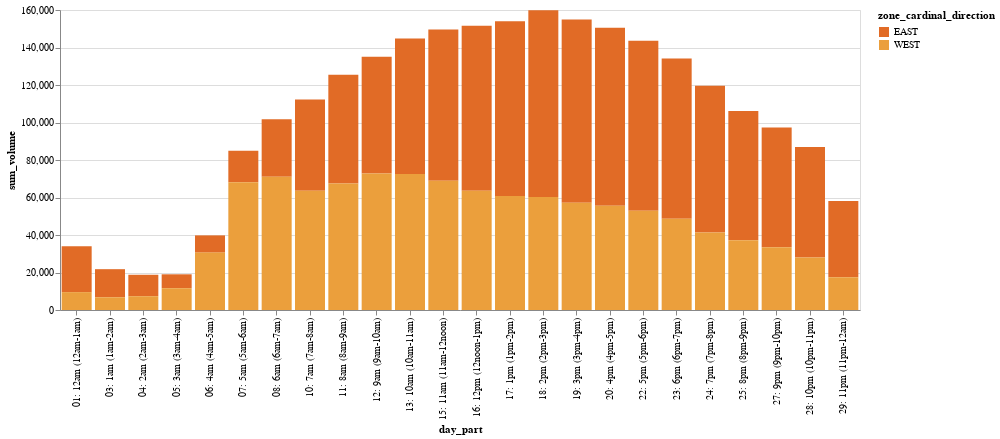

The code cell stored with this chart in its notebook:
### Code cell
chart = (
        alt.Chart(sl_hourly_agg)
        .mark_bar()
        .encode(
            x=alt.X("day_part"),
            y=alt.Y("sum_volume"),
            color=alt.Color("zone_cardinal_direction", scale=alt.Scale(range = cp.CALITP_DIVERGING_COLORS,
            domain=sl_hourly_agg["zone_cardinal_direction"].unique().tolist())
            ),
            tooltip=sl_hourly_agg.columns.tolist(),
            )
      .properties(
    width=800,
    height=300)
        )
chart

### Figure 1 — Vega-Lite specification as saved in the notebook (floating-point values rounded to 4 significant figures)
{"config": {"view": {"continuousWidth": 300, "continuousHeight": 300}}, "data": {"name": "data-3fba12efdf354b7883c43d7d9e4ce13e"}, "mark": {"type": "bar"}, "encoding": {"color": {"field": "zone_cardinal_direction", "scale": {"domain": ["EAST", "WEST"], "range": ["#E16B26", "#EB9F3C", "#f6e7e1", "#8CBCCB", "#2EA8CE", "#136C97"]}, "type": "nominal"}, "tooltip": [{"field": "zone_cardinal_direction", "type": "nominal"}, {"field": "day_type", "type": "nominal"}, {"field": "day_part", "type": "nominal"}, {"field": "avg_speed", "type": "quantitative"}, {"field": "avg_travel_time", "type": "quantitative"}, {"field": "avg_volume", "type": "quantitative"}, {"field": "sum_volume", "type": "quantitative"}], "x": {"field": "day_part", "type": "nominal"}, "y": {"field": "sum_volume", "type": "quantitative"}}, "height": 300, "width": 800, "$schema": "https://vega.github.io/schema/vega-lite/v5.14.1.json", "datasets": {"data-3fba12efdf354b7883c43d7d9e4ce13e": [{"zone_cardinal_direction": "EAST", "day_type": "0: All Days (M-Su)", "day_part": "01: 12am (12am-1am)", "avg_speed": 64.5, "avg_travel_time": 27.0, "avg_volume": 2453.0, "sum_volume": 24526}, {"zone_cardinal_direction": "EAST", "day_type": "0: All Days (M-Su)", "day_part": "03: 1am (1am-2am)", "avg_speed": 66.1, "avg_travel_time": 26.3, "avg_volume": 1498.0, "sum_volume": 14981}, {"zone_cardinal_direction": "EAST", "day_type": "0: All Days (M-Su)", "day_part": "04: 2am (2am-3am)", "avg_speed": 66.1, "avg_travel_time": 26.1, "avg_volume": 1143.0, "sum_volume": 11433}, {"zone_cardinal_direction": "EAST", "day_type": "0: All Days (M-Su)", "day_part": "05: 3am (3am-4am)", "avg_speed": 66.7, "avg_travel_time": 25.6, "avg_volume": 741.0, "sum_volume": 7410}, {"zone_cardinal_direction": "EAST", "day_type": "0: All Days (M-Su)", "day_part": "06: 4am (4am-5am)", "avg_speed": 67.8, "avg_travel_time": 25.4, "avg_volume": 919.5, "sum_volume": 9195}, {"zone_cardinal_direction": "EAST", "day_type": "0: All Days (M-Su)", "day_part": "07: 5am (5am-6am)", "avg_speed": 68.0, "avg_travel_time": 25.2, "avg_volume": 1677.0, "sum_volume": 16771}, {"zone_cardinal_direction": "EAST", "day_type": "0: All Days (M-Su)", "day_part": "08: 6am (6am-7am)", "avg_speed": 66.4, "avg_travel_time": 26.1, "avg_volume": 3067.0, "sum_volume": 30670}, {"zone_cardinal_direction": "EAST", "day_type": "0: All Days (M-Su)", "day_part": "10: 7am (7am-8am)", "avg_speed": 63.2, "avg_travel_time": 27.7, "avg_volume": 4861.0, "sum_volume": 48614}, {"zone_cardinal_direction": "EAST", "day_type": "0: All Days (M-Su)", "day_part": "11: 8am (8am-9am)", "avg_speed": 61.7, "avg_travel_time": 28.2, "avg_volume": 5792.0, "sum_volume": 57917}, {"zone_cardinal_direction": "EAST", "day_type": "0: All Days (M-Su)", "day_part": "12: 9am (9am-10am)", "avg_speed": 60.7, "avg_travel_time": 28.8, "avg_volume": 6218.0, "sum_volume": 62181}, {"zone_cardinal_direction": "EAST", "day_type": "0: All Days (M-Su)", "day_part": "13: 10am (10am-11am)", "avg_speed": 59.3, "avg_travel_time": 29.5, "avg_volume": 7219.0, "sum_volume": 72186}, {"zone_cardinal_direction": "EAST", "day_type": "0: All Days (M-Su)", "day_part": "15: 11am (11am-12noon)", "avg_speed": 58.2, "avg_travel_time": 30.2, "avg_volume": 8069.0, "sum_volume": 80693}, {"zone_cardinal_direction": "EAST", "day_type": "0: All Days (M-Su)", "day_part": "16: 12pm (12noon-1pm)", "avg_speed": 57.5, "avg_travel_time": 31.7, "avg_volume": 8800.0, "sum_volume": 88003}, {"zone_cardinal_direction": "EAST", "day_type": "0: All Days (M-Su)", "day_part": "17: 1pm (1pm-2pm)", "avg_speed": 54.8, "avg_travel_time": 33.6, "avg_volume": 9319.0, "sum_volume": 93189}, {"zone_cardinal_direction": "EAST", "day_type": "0: All Days (M-Su)", "day_part": "18: 2pm (2pm-3pm)", "avg_speed": 51.1, "avg_travel_time": 36.3, "avg_volume": 9953.0, "sum_volume": 99528}, {"zone_cardinal_direction": "EAST", "day_type": "0: All Days (M-Su)", "day_part": "19: 3pm (3pm-4pm)", "avg_speed": 48.5, "avg_travel_time": 38.6, "avg_volume": 9779.0, "sum_volume": 97789}, {"zone_cardinal_direction": "EAST", "day_type": "0: All Days (M-Su)", "day_part": "20: 4pm (4pm-5pm)", "avg_speed": 48.0, "avg_travel_time": 39.4, "avg_volume": 9494.0, "sum_volume": 94943}, {"zone_cardinal_direction": "EAST", "day_type": "0: All Days (M-Su)", "day_part": "22: 5pm (5pm-6pm)", "avg_speed": 47.4, "avg_travel_time": 39.5, "avg_volume": 9071.0, "sum_volume": 90712}, {"zone_cardinal_direction": "EAST", "day_type": "0: All Days (M-Su)", "day_part": "23: 6pm (6pm-7pm)", "avg_speed": 49.0, "avg_travel_time": 37.6, "avg_volume": 8538.0, "sum_volume": 85381}, {"zone_cardinal_direction": "EAST", "day_type": "0: All Days (M-Su)", "day_part": "24: 7pm (7pm-8pm)", "avg_speed": 54.2, "avg_travel_time": 33.3, "avg_volume": 7829.0, "sum_volume": 78294}, {"zone_cardinal_direction": "EAST", "day_type": "0: All Days (M-Su)", "day_part": "25: 8pm (8pm-9pm)", "avg_speed": 57.7, "avg_travel_time": 30.9, "avg_volume": 6893.0, "sum_volume": 68932}, {"zone_cardinal_direction": "EAST", "day_type": "0: All Days (M-Su)", "day_part": "27: 9pm (9pm-10pm)", "avg_speed": 59.3, "avg_travel_time": 29.4, "avg_volume": 6384.0, "sum_volume": 63835}, {"zone_cardinal_direction": "EAST", "day_type": "0: All Days (M-Su)", "day_part": "28: 10pm (10pm-11pm)", "avg_speed": 59.9, "avg_travel_time": 29.1, "avg_volume": 5890.0, "sum_volume": 58898}, {"zone_cardinal_direction": "EAST", "day_type": "0: All Days (M-Su)", "day_part": "29: 11pm (11pm-12am)", "avg_speed": 61.9, "avg_travel_time": 28.2, "avg_volume": 4074.0, "sum_volume": 40741}, {"zone_cardinal_direction": "WEST", "day_type": "0: All Days (M-Su)", "day_part": "01: 12am (12am-1am)", "avg_speed": 66.67, "avg_travel_time": 28.44, "avg_volume": 1058.0, "sum_volume": 9519}, {"zone_cardinal_direction": "WEST", "day_type": "0: All Days (M-Su)", "day_part": "03: 1am (1am-2am)", "avg_speed": 66.78, "avg_travel_time": 28.44, "avg_volume": 754.4, "sum_volume": 6790}, {"zone_cardinal_direction": "WEST", "day_type": "0: All Days (M-Su)", "day_part": "04: 2am (2am-3am)", "avg_speed": 67.89, "avg_travel_time": 27.56, "avg_volume": 817.6, "sum_volume": 7358}, {"zone_cardinal_direction": "WEST", "day_type": "0: All Days (M-Su)", "day_part": "05: 3am (3am-4am)", "avg_speed": 68.11, "avg_travel_time": 27.89, "avg_volume": 1291.0, "sum_volume": 11623}, {"zone_cardinal_direction": "WEST", "day_type": "0: All Days (M-Su)", "day_part": "06: 4am (4am-5am)", "avg_speed": 68.56, "avg_travel_time": 27.67, "avg_volume": 3400.0, "sum_volume": 30601}, {"zone_cardinal_direction": "WEST", "day_type": "0: All Days (M-Su)", "day_part": "07: 5am (5am-6am)", "avg_speed": 56.89, "avg_travel_time": 34.11, "avg_volume": 7572.0, "sum_volume": 68145}, {"zone_cardinal_direction": "WEST", "day_type": "0: All Days (M-Su)", "day_part": "08: 6am (6am-7am)", "avg_speed": 45.22, "avg_travel_time": 43.56, "avg_volume": 7903.0, "sum_volume": 71123}, {"zone_cardinal_direction": "WEST", "day_type": "0: All Days (M-Su)", "day_part": "10: 7am (7am-8am)", "avg_speed": 40.89, "avg_travel_time": 48.56, "avg_volume": 7073.0, "sum_volume": 63658}, {"zone_cardinal_direction": "WEST", "day_type": "0: All Days (M-Su)", "day_part": "11: 8am (8am-9am)", "avg_speed": 43.22, "avg_travel_time": 47.56, "avg_volume": 7499.0, "sum_volume": 67494}, {"zone_cardinal_direction": "WEST", "day_type": "0: All Days (M-Su)", "day_part": "12: 9am (9am-10am)", "avg_speed": 45.78, "avg_travel_time": 46.11, "avg_volume": 8092.0, "sum_volume": 72832}, {"zone_cardinal_direction": "WEST", "day_type": "0: All Days (M-Su)", "day_part": "13: 10am (10am-11am)", "avg_speed": 47.11, "avg_travel_time": 44.67, "avg_volume": 8061.0, "sum_volume": 72549}, {"zone_cardinal_direction": "WEST", "day_type": "0: All Days (M-Su)", "day_part": "15: 11am (11am-12noon)", "avg_speed": 48.33, "avg_travel_time": 44.89, "avg_volume": 7663.0, "sum_volume": 68963}, {"zone_cardinal_direction": "WEST", "day_type": "0: All Days (M-Su)", "day_part": "16: 12pm (12noon-1pm)", "avg_speed": 50.56, "avg_travel_time": 42.67, "avg_volume": 7071.0, "sum_volume": 63641}, {"zone_cardinal_direction": "WEST", "day_type": "0: All Days (M-Su)", "day_part": "17: 1pm (1pm-2pm)", "avg_speed": 52.22, "avg_travel_time": 40.56, "avg_volume": 6757.0, "sum_volume": 60813}, {"zone_cardinal_direction": "WEST", "day_type": "0: All Days (M-Su)", "day_part": "18: 2pm (2pm-3pm)", "avg_speed": 51.67, "avg_travel_time": 41.44, "avg_volume": 6703.0, "sum_volume": 60323}, {"zone_cardinal_direction": "WEST", "day_type": "0: All Days (M-Su)", "day_part": "19: 3pm (3pm-4pm)", "avg_speed": 51.0, "avg_travel_time": 43.11, "avg_volume": 6352.0, "sum_volume": 57164}, {"zone_cardinal_direction": "WEST", "day_type": "0: All Days (M-Su)", "day_part": "20: 4pm (4pm-5pm)", "avg_speed": 47.0, "avg_travel_time": 47.67, "avg_volume": 6175.0, "sum_volume": 55571}, {"zone_cardinal_direction": "WEST", "day_type": "0: All Days (M-Su)", "day_part": "22: 5pm (5pm-6pm)", "avg_speed": 39.89, "avg_travel_time": 54.22, "avg_volume": 5875.0, "sum_volume": 52877}, {"zone_cardinal_direction": "WEST", "day_type": "0: All Days (M-Su)", "day_part": "23: 6pm (6pm-7pm)", "avg_speed": 43.0, "avg_travel_time": 51.56, "avg_volume": 5412.0, "sum_volume": 48710}, {"zone_cardinal_direction": "WEST", "day_type": "0: All Days (M-Su)", "day_part": "24: 7pm (7pm-8pm)", "avg_speed": 56.11, "avg_travel_time": 37.89, "avg_volume": 4595.0, "sum_volume": 41353}, {"zone_cardinal_direction": "WEST", "day_type": "0: All Days (M-Su)", "day_part": "25: 8pm (8pm-9pm)", "avg_speed": 60.78, "avg_travel_time": 33.11, "avg_volume": 4138.0, "sum_volume": 37246}, {"zone_cardinal_direction": "WEST", "day_type": "0: All Days (M-Su)", "day_part": "27: 9pm (9pm-10pm)", "avg_speed": 61.56, "avg_travel_time": 31.89, "avg_volume": 3719.0, "sum_volume": 33469}, {"zone_cardinal_direction": "WEST", "day_type": "0: All Days (M-Su)", "day_part": "28: 10pm (10pm-11pm)", "avg_speed": 63.33, "avg_travel_time": 30.67, "avg_volume": 3115.0, "sum_volume": 28035}, {"zone_cardinal_direction": "WEST", "day_type": "0: All Days (M-Su)", "day_part": "29: 11pm (11pm-12am)", "avg_speed": 65.33, "avg_travel_time": 29.22, "avg_volume": 1934.0, "sum_volume": 17410}]}}
